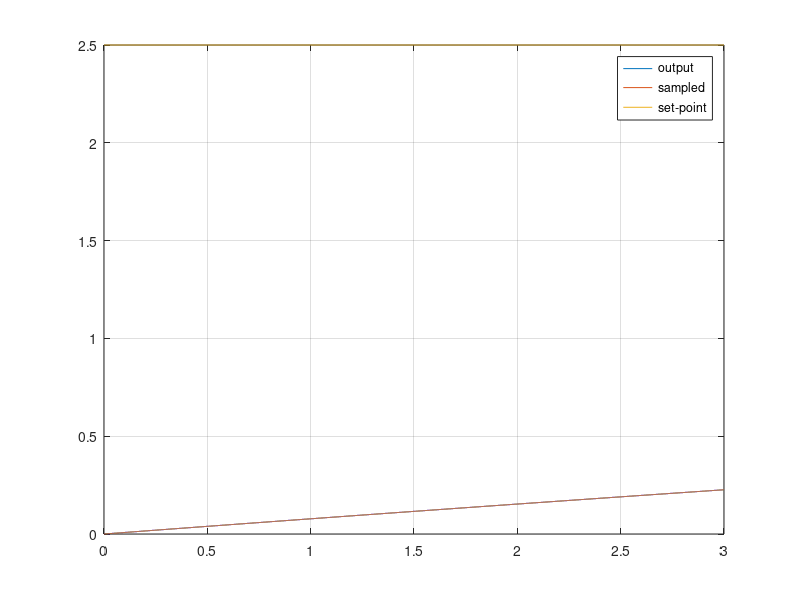
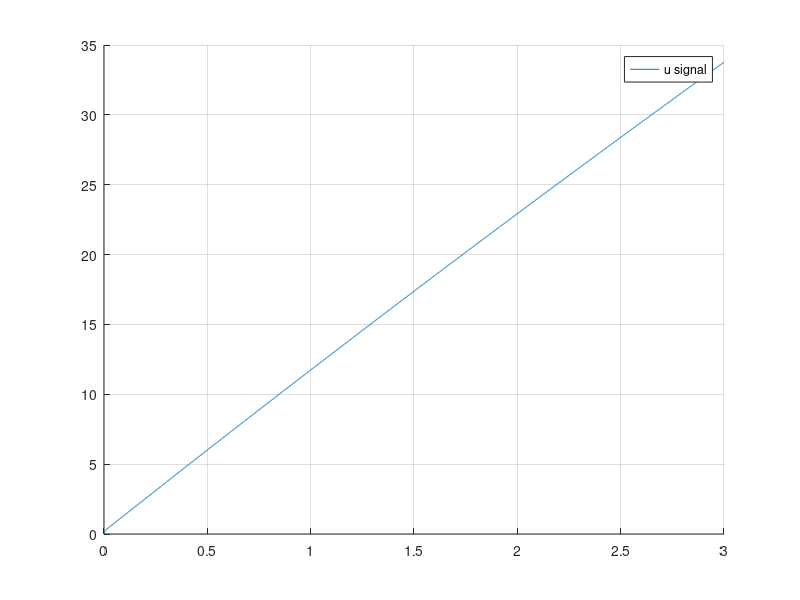
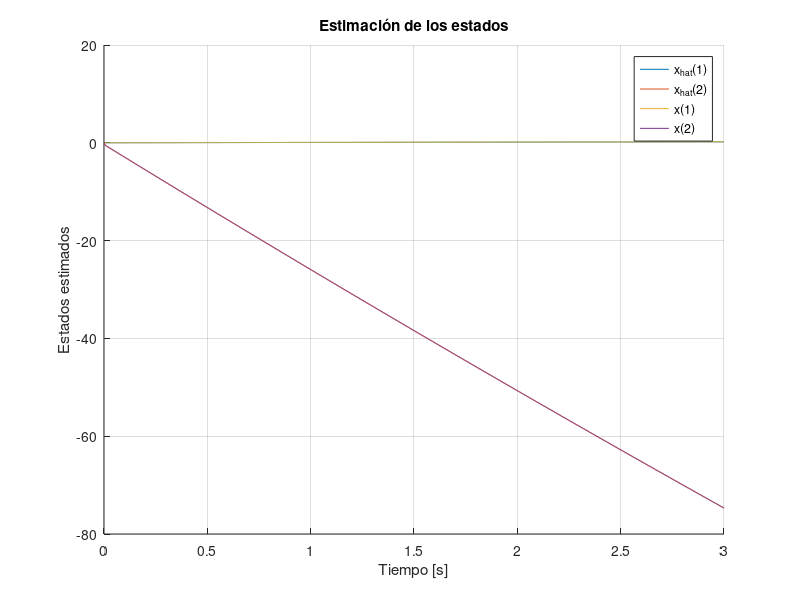

MATLAB code for these plots, in order:
clear all;
close all;

%% Parámetros de Simulación
Ts = 0.001;
Tf = 3;
Nsim = Tf/Ts;
t = 0:Ts:Tf;

%% Señal de Entrada - Set Point
r_sp = 2.5*ones(size(t));

%% Espacio de estados identificado
A = [0 1;-1.914e5 -3744];
B = [2.214; -7000];
C = [1 0];
D = 0;

sys_ss = ss(A, B, C, D);
SS_disc = c2d(sys_ss, Ts);

%% Funcion de transferencia circuito RC
% R = 10e3;
% C = 10e-6;
% 
% A = [(-1/(R*C)-1/(R*C)) (1/(R*C));(1/(R*C)) (-1/(R*C))];
% B = [1/(R*C);0];
% C = [0 1];
% D = 0;
% sys_ss = ss(A, B, C, D);
% SS_disc = c2d(sys_ss, Ts);

%% Tamaño vectores Espacio de Estados
nx = length(sys_ss.A);

%% Determinación de la matriz K - LQR
% Definir matrices de costo para LQR
Q = diag([1000000 0.001 1000]);
R = 0.000000001; % Tamaño de las columna de B

K_hat = lqi(SS_disc, Q, R);
K_new = K_hat(1:nx);
ki = K_hat(end);

%% Observador
x0 = zeros(1, nx)';

x_hat = ones(nx, Nsim + 1) .* x0;
pole1_obs = 0;
pole2_obs = -0.1;
p_obs = [pole1_obs pole2_obs];
L = place(SS_disc.A', SS_disc.C', p_obs); % Ganancia del observador
L = L';

%% Variables Iniciales
x = ones(nx, Nsim + 1) .* [0; 0];

% Salidas del simulador
yOut  = SS_disc.C*x0; 
tOut = 0;
uOut = 0;
dt = linspace(0, Ts, 10)';
integral_error = zeros(1, Nsim);
e = zeros(1, Nsim);
q = zeros(1, Nsim);
y_feedback = SS_disc.C*x0;

%% Representa el tiempo real, cuanto tiempo está corriendo el
% microcontrolador, el tiempo entre interrupciones el tiempo de muestreo
for k = 1:Nsim
    
    %if k >= 0.5/Ts
        %r_sp(k) = 3;
    %end
    % Microcontrolador %
    e(k) = r_sp(k) - y_feedback;

    % Sin integrador  
%     u(k) = - K*x(:, k);

    % Con integrador, sin referencia
%     e(k) = y_feedback;
%     u(k) = -ki*y_feedback - K_new*x(:, k);

    % Con integrador
    u(k) = -K_new*x_hat(:, k)-ki*q(k) ;

    if u(k) < 0
        u(k) = 0;
    elseif u(k) > 1000
        u(k) = 1000;
    end
    
    x_hat(:, k+1) = (SS_disc.A - L*SS_disc.C)*x_hat(:, k) + SS_disc.B*u(k) + L*y_feedback;
     
    uOut = [uOut u(k)];
    
    u = u(k)*ones(1, numel(dt)); % ZOH de la U - DAC

    % Sistema en la vida real %
    [y, tsim, XssOut] = lsim(sys_ss, u, dt, x(:, k)); % XssOut es la salida del Espacio de Estados. Cambiar
    x(:, k+1) = XssOut(end, :)'; % x es el vector de estados
    q(k+1) = q(k) + e(k) * Ts; % Integrador se obtiene con el modelo discretizado
    y_feedback = y(end, :); % Sampling - ADC

    tOut = [tOut (tsim' + t(k))];
    yOut = [yOut y'];
end

%% Gráficos
figure(1)
plot(tOut, yOut);
hold on
stairs(t, SS_disc.C*x);
plot(t, r_sp);
legend('output', 'sampled', 'set-point')
grid on

figure(2)
hold on
plot(t, uOut)
legend('u signal')
grid on

%% Gráficos de la estimación de los estados
figure(3)
hold on
for i = 1:nx
    plot(t, x_hat(i, 1:Nsim+1));
end
for i = 1:nx
    plot(t, x(i, 1:Nsim+1));
end
legend('x_{hat}(1)','x_{hat}(2)','x(1)','x(2)');
title('Estimación de los estados');
xlabel('Tiempo [s]');
ylabel('Estados estimados');
grid on
